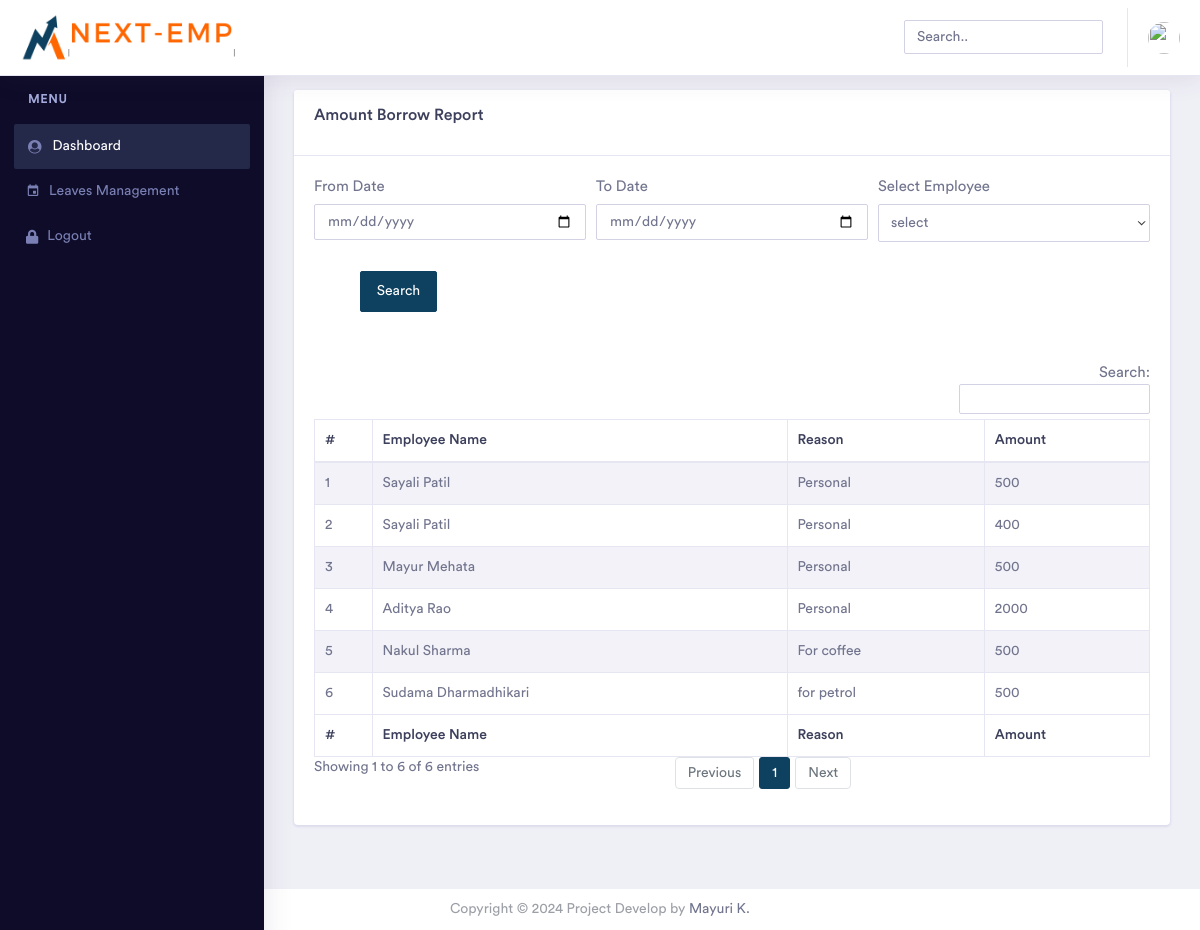
/admin/borror_report.php (signed in), run on the app's committed database.
### tables this page shows
CREATE TABLE `manage_website` (
  `id` int(11) NOT NULL,
  `title` varchar(600) NOT NULL,
  `short_title` varchar(600) NOT NULL,
  `logo` text NOT NULL,
  `footer` text NOT NULL,
  `currency_code` varchar(600) NOT NULL,
  `currency_symbol` varchar(600) NOT NULL,
  `login_logo` text NOT NULL,
  `invoice_logo` text NOT NULL,
  `background_login_image` text NOT NULL,
  `status` int(11) NOT NULL
);

CREATE TABLE `borrow` (
  `id` int(11) NOT NULL,
  `emp` int(11) NOT NULL,
  `amount` float NOT NULL,
  `month` varchar(100) NOT NULL,
  `year` varchar(100) NOT NULL,
  `reason` varchar(300) NOT NULL,
  `date` date NOT NULL DEFAULT current_timestamp(),
  `delete_status` tinyint(4) NOT NULL
);

### admin/borror_report.php (the view, shortened to what this page needs)
<?php include('include/head.php'); ?>
<?php include('include/header.php'); ?>
<?php include('include/sidebar.php'); ?>
<div class="dashboard-wrapper">
    <div class="container-fluid  dashboard-content">
        <div class="row">
            <div class="col-xl-12 col-lg-12 col-md-12 col-sm-12 col-12">
                <div class="card">
                    <div class="card-header">
                        <h4>Amount Borrow Report </h4>
                    </div>
                    <div class="card-body">
                        <form class="form-horizontal" action="" method="post" enctype="multipart/form-data">
                            <div class="form-row">
                                <div class="col-xl-4 col-lg-4 col-md-12 col-sm-12 col-12 mb-2">
                                    <label for="validationCustom03">From Date</label>
                                    <input type="date" class="form-control " name="fromdate" required value="<?php $_POST['fromdate']; ?> ?>">
                                </div>
                                <div class="col-xl-4 col-lg-4 col-md-12 col-sm-12 col-12 mb-2">
                                    <label for="validationCustom01">To Date</label>
                                    <input type="date" class="form-control " name="todate" required value="<?php echo $todate; ?>">
                                </div>
                             <div class="col-xl-4 col-lg-4 col-md-12 col-sm-12 col-12 mb-2">
                                    <label for="validationCustom01">Select Employee</label>
                                    <select name="emp" class="form-control ">
                                        <option>select</option>
                    </select>
                                </div>
                                <center>
                                    <div class="col-xl-4 col-lg-4 col-md-12 col-sm-12 col-12 mb-2">
                                        <div class="input-group">
                                            <button class="btn btn-primary" type="submit" name="search">Search</button>
                                        </div>
                                    </div>
                            </div>
                        </form>
                        <br />
                        <br />
                        <div class="table-responsive">
                            <table id="example" class="table table-striped table-bordered second" style="width:100%">
                                <thead>
                                    <tr>
                                        <th>#</th>
                                        <th>Employee Name</th>
                                         <th>Reason</th>
                                          <th>Amount</th>
                                    </tr>
                                </thead>
                                <tbody>
                                    <?php
                                    if (isset($_POST['search'])) {
                                        $fromdate = $_POST['fromdate'];
                                        $todate = $_POST['todate'];
                                        $sql = "SELECT * FROM borrow WHERE delete_status='0' AND emp=? AND date between ? and ?";
                                         $statement = $conn->prepare($sql);
                                    $statement->execute([$_POST['emp'],$fromdate,$todate]);
                                    } else {
                                        $sql = "SELECT * FROM borrow WHERE delete_status='0'  ";
                                         $statement = $conn->prepare($sql);
                                    $statement->execute();
                                    }
                                    ?>
                                    <?php
$i=1;
                                    $rec=$statement->fetchAll();
                                   foreach($rec as $key)
                                   {
                                    ?>
                                     <tr>
                                         <td><?php echo $i;?></td>
                                        <td><?php
                                    $stmt2 = $conn->prepare("SELECT * FROM `admin` WHERE id=? AND delete_status='0'");
                                    $stmt2->execute([$key['emp']]);
                                    $record2 = $stmt2->fetch();
                                      echo $record2['fname'] . ' ' . $record2['lname']; ?></td>
                                                    <td><?php echo $key['reason'];?></td>
                                        <td><?php echo $key['amount'];?></td>
                                     </tr>
                                    <?php $i++;} ?>
                                </tbody>
                                <tfoot>
                                    <tr>
                                         <th>#</th>
                                        <th>Employee Name</th>
                                         <th>Reason</th>
                                          <th>Amount</th>
                                    </tr>
                                </tfoot>
                            </table>
                        </div>
                    </div>
                </div>
            </div>
        </div>
    </div>
    <?php include('include/footer.php'); ?>
</body>
</html>

### admin/include/header.php (shortened to what this page needs)
<?php
require_once('../assets/constants/fetch-my-info.php');
?>
<?php
$stmt = $conn->prepare("SELECT * FROM admin WHERE id='".$_SESSION['id']."'");
$stmt->execute();
$result = $stmt->fetch(PDO::FETCH_ASSOC);
 $sql = "SELECT * FROM manage_website where status='0'";
  $statement = $conn->prepare($sql);
                                                 $statement->execute();
                                              $row = $statement->fetch(PDO::FETCH_ASSOC);
                                                                    extract($row);?>
<body>
    <div class="dashboard-main-wrapper">
        <div class="dashboard-header">
            <nav class="navbar navbar-expand-lg bg-white fixed-top">
                <a class="navbar-brand" href="index.php">
                                <img class="img-fluid" src="../assets/uploadImage/Logo/<?php echo$login_logo; ?>" style="width:220px;height:auto;" alt="Theme-Logo" />
                            </a>
                <div class="collapse navbar-collapse " id="navbarSupportedContent">
                    <ul class="navbar-nav ml-auto navbar-right-top ">
                        <li class="nav-item">
                            <div id="custom-search" class="top-search-bar">
                                <input class="form-control" type="text" placeholder="Search..">
                            </div>
                        </li>
                         <li class="nav-item dropdown nav-user">
                            <a class="nav-link nav-user-img" href="profile.php" id="navbarDropdownMenuLink2" data-toggle="dropdown" aria-haspopup="true" aria-expanded="false"><img src="../assets/uploadImage/Profile/<?=$result['image']?>" alt="" class="user-avatar-md rounded-circle"></a>
                        </li>
   </ul>
                </div>
            </nav>
        </div>

### data on the page
manage_website: login_logo (picture)
borrow: admin.fname "Sayali", admin.lname "Patil", reason "Personal", amount "500"
borrow: admin.fname "Sayali", admin.lname "Patil", reason "Personal", amount "400"
borrow: admin.fname "Mayur", admin.lname "Mehata", reason "Personal", amount "500"
borrow: admin.fname "Aditya", admin.lname "Rao", reason "Personal", amount "2000"
borrow: admin.fname "Nakul", admin.lname "Sharma", reason "For coffee", amount "500"
borrow: admin.fname "Sudama", admin.lname "Dharmadhikari", reason "for petrol", amount "500"
